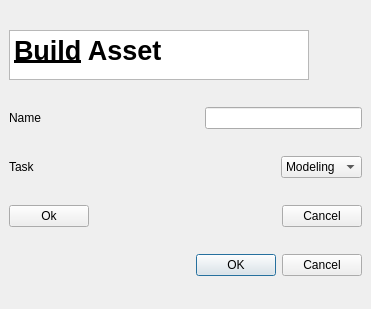
<?xml version="1.0" encoding="UTF-8"?>
<ui version="4.0">
 <class>MainWindow</class>
 <widget class="QMainWindow" name="MainWindow">
  <property name="geometry">
   <rect>
    <x>0</x>
    <y>0</y>
    <width>371</width>
    <height>309</height>
   </rect>
  </property>
  <property name="windowTitle">
   <string>MainWindow</string>
  </property>
  <widget class="QWidget" name="centralwidget">
   <layout class="QVBoxLayout" name="verticalLayout">
    <item>
     <widget class="QTextBrowser" name="textBrowser">
      <property name="maximumSize">
       <size>
        <width>300</width>
        <height>50</height>
       </size>
      </property>
      <property name="sizeIncrement">
       <size>
        <width>0</width>
        <height>500</height>
       </size>
      </property>
      <property name="html">
       <string>&lt;!DOCTYPE HTML PUBLIC &quot;-//W3C//DTD HTML 4.0//EN&quot; &quot;http://www.w3.org/TR/REC-html40/strict.dtd&quot;&gt;
&lt;html&gt;&lt;head&gt;&lt;meta name=&quot;qrichtext&quot; content=&quot;1&quot; /&gt;&lt;style type=&quot;text/css&quot;&gt;
p, li { white-space: pre-wrap; }
&lt;/style&gt;&lt;/head&gt;&lt;body style=&quot; font-family:'MS Shell Dlg 2'; font-size:8.25pt; font-weight:400; font-style:normal;&quot;&gt;
&lt;p style=&quot; margin-top:0px; margin-bottom:0px; margin-left:0px; margin-right:0px; -qt-block-indent:0; text-indent:0px;&quot;&gt;&lt;span style=&quot; font-size:20pt; font-weight:600; text-decoration: underline;&quot;&gt;Build&lt;/span&gt;&lt;span style=&quot; font-size:20pt; font-weight:600;&quot;&gt; Asset&lt;/span&gt;&lt;/p&gt;&lt;/body&gt;&lt;/html&gt;</string>
      </property>
     </widget>
    </item>
    <item>
     <layout class="QHBoxLayout" name="horizontalLayout">
      <property name="topMargin">
       <number>0</number>
      </property>
      <item>
       <widget class="QLabel" name="label">
        <property name="text">
         <string>Name</string>
        </property>
       </widget>
      </item>
      <item>
       <spacer name="horizontalSpacer">
        <property name="orientation">
         <enum>Qt::Horizontal</enum>
        </property>
        <property name="sizeHint" stdset="0">
         <size>
          <width>40</width>
          <height>20</height>
         </size>
        </property>
       </spacer>
      </item>
      <item>
       <widget class="QLineEdit" name="lineEdit"/>
      </item>
     </layout>
    </item>
    <item>
     <layout class="QHBoxLayout" name="horizontalLayout_2">
      <property name="topMargin">
       <number>0</number>
      </property>
      <item>
       <widget class="QLabel" name="label_2">
        <property name="text">
         <string>Task</string>
        </property>
       </widget>
      </item>
      <item>
       <spacer name="horizontalSpacer_2">
        <property name="orientation">
         <enum>Qt::Horizontal</enum>
        </property>
        <property name="sizeHint" stdset="0">
         <size>
          <width>40</width>
          <height>20</height>
         </size>
        </property>
       </spacer>
      </item>
      <item>
       <widget class="QComboBox" name="comboBox">
        <item>
         <property name="text">
          <string>Modeling</string>
         </property>
        </item>
        <item>
         <property name="text">
          <string>Surfacing</string>
         </property>
        </item>
        <item>
         <property name="text">
          <string>Rigging</string>
         </property>
        </item>
       </widget>
      </item>
     </layout>
    </item>
    <item>
     <layout class="QHBoxLayout" name="horizontalLayout_3">
      <property name="topMargin">
       <number>0</number>
      </property>
      <item>
       <widget class="QPushButton" name="pushButton">
        <property name="text">
         <string>Ok</string>
        </property>
       </widget>
      </item>
      <item>
       <spacer name="horizontalSpacer_3">
        <property name="orientation">
         <enum>Qt::Horizontal</enum>
        </property>
        <property name="sizeHint" stdset="0">
         <size>
          <width>40</width>
          <height>20</height>
         </size>
        </property>
       </spacer>
      </item>
      <item>
       <widget class="QPushButton" name="pushButton_2">
        <property name="text">
         <string>Cancel</string>
        </property>
       </widget>
      </item>
     </layout>
    </item>
    <item>
     <widget class="QDialogButtonBox" name="buttonBox">
      <property name="standardButtons">
       <set>QDialogButtonBox::Cancel|QDialogButtonBox::Ok</set>
      </property>
     </widget>
    </item>
   </layout>
  </widget>
 </widget>
 <resources/>
 <connections/>
</ui>
